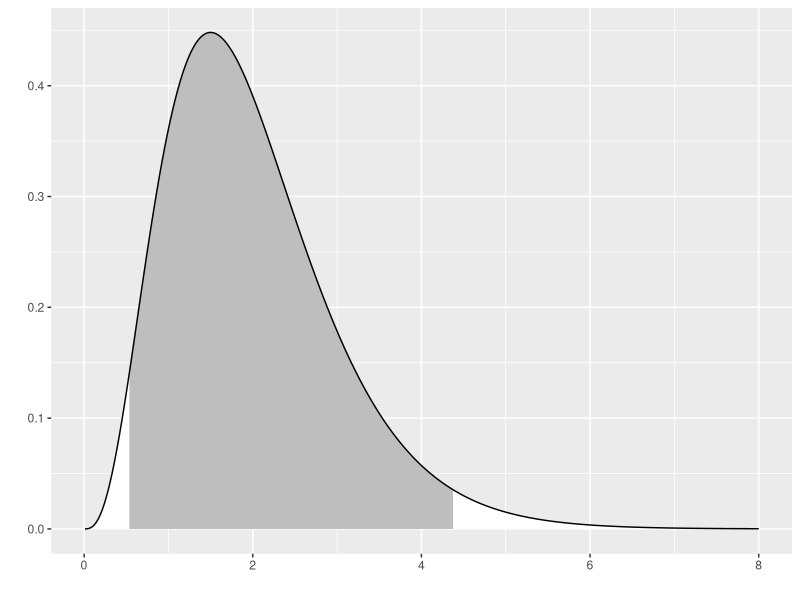
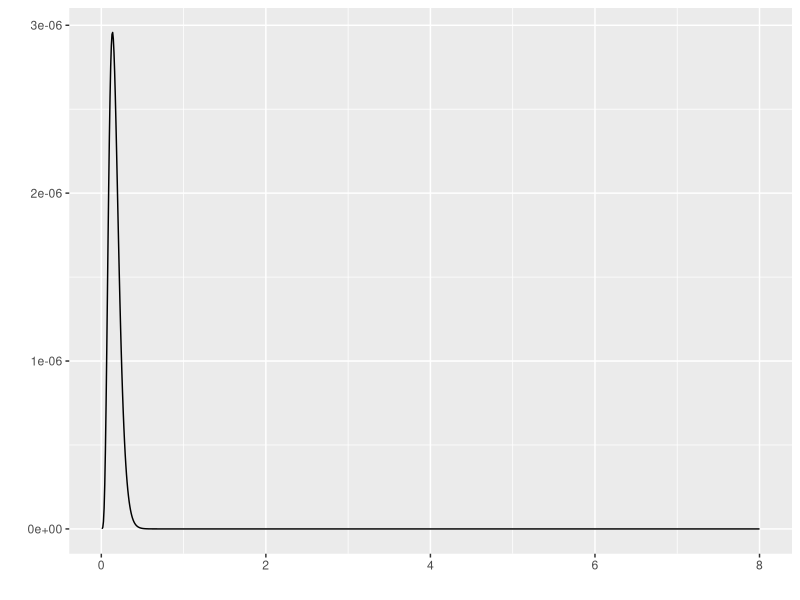
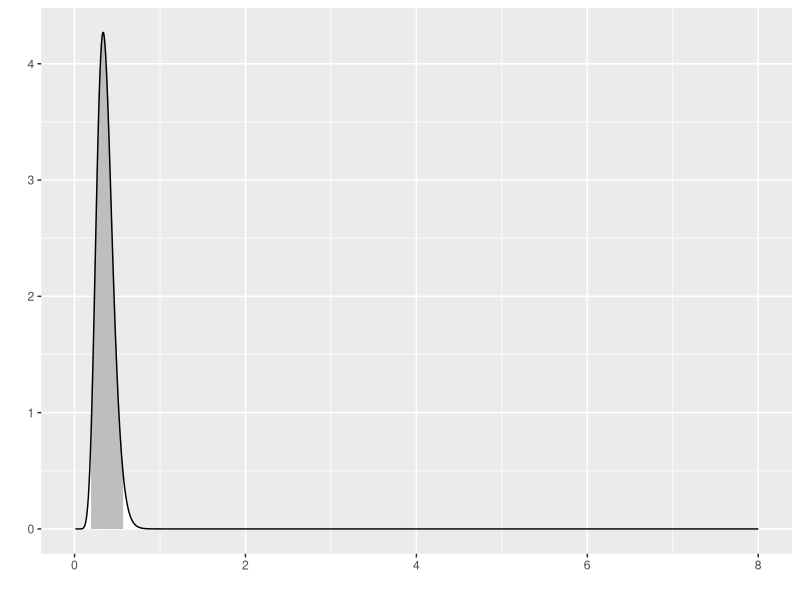
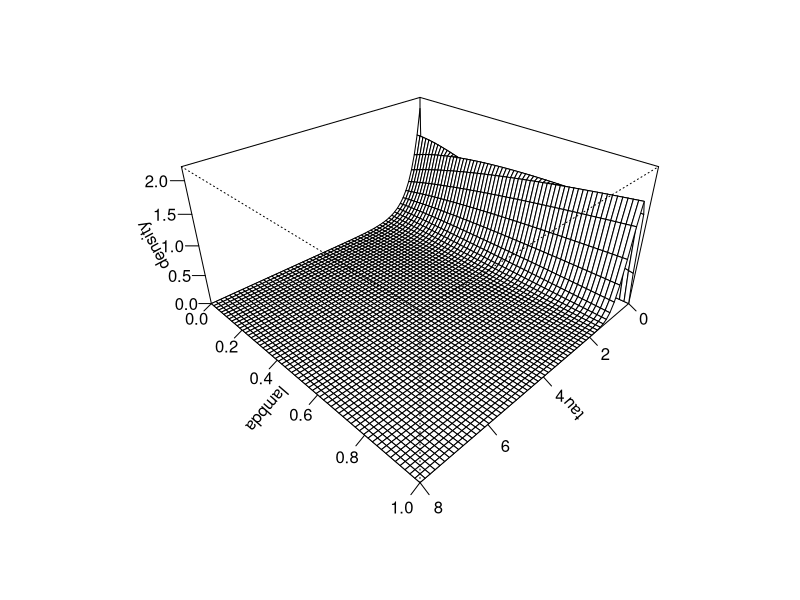

Here is the R script that generated these plots, in order:
## ---- chunk 1
#| label: setup
#| echo: false
#| message: false
#| warning: false

library(MASS)
library(tidyverse)
## ---- chunk 2
#| label: example

x_max <- 8

n0 <- 4
tau0 <- 0.5

alpha0 <- n0
beta0 <- n0*tau0

muF <- 2
n <- 10

x <- muF+ round(rnorm(n), 1)/tau0

ss <- sum((x-muF)^2)

alpha1 <- alpha0 + n
beta1 <- beta0 + 0.5*ss

x_grid <- seq(0.01, x_max, length=1000)

f <- function(x, mu, tau) {
  sqrt(tau/2*pi)*exp(-0.5*tau*(x-mu)^2)
}

g <- function(x, alpha, beta) {
  beta^alpha/gamma(alpha)*x^(alpha-1)*exp(-beta*x)
}

prior05 <- qgamma(0.025, alpha0, beta0) 
prior95 <- qgamma(0.975, alpha0, beta0) 

post05 <- qgamma(0.025, alpha1, beta1)  
post95 <- qgamma(0.975, alpha1, beta1) 
## ---- chunk 3
#| label: informative-prior

g_grid <- g(x_grid, alpha0, beta0)
outside <- x_grid < prior05 | x_grid > prior95
x_color <- 
  ifelse(outside, "white", "gray")
data.frame(x=x_grid, y=g_grid) %>%
  ggplot(aes(x, y)) +
    geom_segment(aes(xend=x, yend=0), color=x_color) +
    geom_line() + xlab(" ") + ylab(" ")
## ---- chunk 4
#| label: likelihood

f_grid <- rep(NA, length(x_grid))
for (i in 1:length(x_grid)) {
  f_grid[i] <- prod(f(x, muF, x_grid[i]))
}
x_color <- "white"
data.frame(x=x_grid, y=f_grid) %>%
  ggplot(aes(x, y)) + 
    geom_line() + xlab(" ") + ylab(" ")
## ---- chunk 5
#| label: posterior

h_grid <- g(x_grid, alpha1, beta1)
outside <- x_grid < post05 | x_grid > post95
x_color <- 
  ifelse(outside, "white", "gray")
data.frame(x=x_grid, y=h_grid) %>%
  ggplot(aes(x, y)) +
    geom_segment(aes(xend=x_grid, yend=0), color=x_color) +
    geom_line() + xlab(" ") + ylab(" ")
## ---- chunk 6
#| label: surface-1

lambda_grid <- seq(0, 1, length=60)
tau_grid <- seq(0, x_max, length=60)


gstar <- function(tau, lambda) {g(tau, 1+lambda*(alpha0-1), (1+lambda*(alpha0-1))*beta0)}
density <- outer(tau_grid, lambda_grid, gstar)
op <- par(bg = "white") 
z_max <- max(density, na.rm=TRUE)
persp(
  tau_grid, 
  lambda_grid, 
  density, 
  zlim=c(0, 1.1*z_max),
  xlab="tau",
  ylab="lambda",
  theta = 135, 
  phi = 30, 
  expand=0.5,
  ticktype="detailed")
